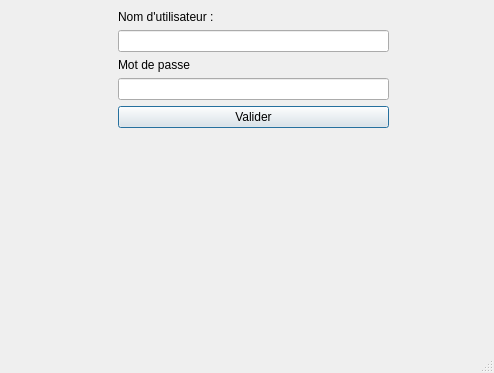
<?xml version="1.0" encoding="UTF-8"?>
<ui version="4.0">
 <class>Login</class>
 <widget class="QMainWindow" name="Login">
  <property name="geometry">
   <rect>
    <x>0</x>
    <y>0</y>
    <width>494</width>
    <height>373</height>
   </rect>
  </property>
  <property name="windowTitle">
   <string>MainWindow</string>
  </property>
  <widget class="QWidget" name="centralwidget">
   <widget class="QWidget" name="horizontalLayoutWidget">
    <property name="geometry">
     <rect>
      <x>20</x>
      <y>10</y>
      <width>461</width>
      <height>321</height>
     </rect>
    </property>
    <layout class="QHBoxLayout" name="horizontalLayout" stretch="1,3,1">
     <item>
      <spacer name="horizontalSpacer">
       <property name="orientation">
        <enum>Qt::Horizontal</enum>
       </property>
       <property name="sizeHint" stdset="0">
        <size>
         <width>1</width>
         <height>20</height>
        </size>
       </property>
      </spacer>
     </item>
     <item>
      <layout class="QFormLayout" name="formLayout">
       <item row="0" column="1">
        <layout class="QVBoxLayout" name="verticalLayout">
         <item>
          <widget class="QLabel" name="user_lbl">
           <property name="text">
            <string>Nom d'utilisateur :</string>
           </property>
          </widget>
         </item>
         <item>
          <widget class="QLineEdit" name="username_le">
           <property name="text">
            <string/>
           </property>
          </widget>
         </item>
        </layout>
       </item>
       <item row="1" column="1">
        <layout class="QVBoxLayout" name="verticalLayout_2">
         <item>
          <widget class="QLabel" name="label_2">
           <property name="text">
            <string>Mot de passe</string>
           </property>
          </widget>
         </item>
         <item>
          <widget class="QLineEdit" name="password_le">
           <property name="autoFillBackground">
            <bool>false</bool>
           </property>
           <property name="inputMethodHints">
            <set>Qt::ImhDialableCharactersOnly|Qt::ImhHiddenText|Qt::ImhNoAutoUppercase|Qt::ImhNoPredictiveText|Qt::ImhSensitiveData</set>
           </property>
           <property name="echoMode">
            <enum>QLineEdit::Password</enum>
           </property>
          </widget>
         </item>
        </layout>
       </item>
       <item row="2" column="1">
        <widget class="QPushButton" name="submit_login_btn">
         <property name="enabled">
          <bool>true</bool>
         </property>
         <property name="text">
          <string>Valider</string>
         </property>
         <property name="default">
          <bool>true</bool>
         </property>
        </widget>
       </item>
      </layout>
     </item>
     <item>
      <spacer name="horizontalSpacer_2">
       <property name="orientation">
        <enum>Qt::Horizontal</enum>
       </property>
       <property name="sizeHint" stdset="0">
        <size>
         <width>40</width>
         <height>20</height>
        </size>
       </property>
      </spacer>
     </item>
    </layout>
   </widget>
  </widget>
  <widget class="QMenuBar" name="menubar">
   <property name="geometry">
    <rect>
     <x>0</x>
     <y>0</y>
     <width>494</width>
     <height>21</height>
    </rect>
   </property>
  </widget>
  <widget class="QStatusBar" name="statusbar"/>
 </widget>
 <resources/>
 <connections/>
</ui>
